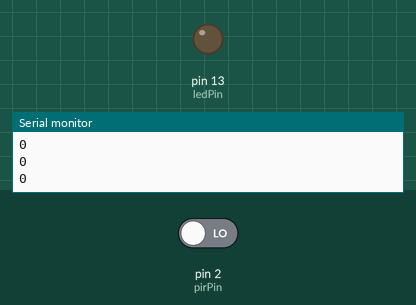
This sketch was run on a simulated Arduino Uno, built with avr-gcc and run on an emulated ATmega328P. On the bench: output pins drawn as LEDs (lit = HIGH), the last lines printed to the serial monitor. The inputs (shaded band) are chosen by the test bench; at power-on: pin 2 (pirPin) LOW.

Above: at 1.2 s.
1.3 s: pin 2 (pirPin) driven HIGH
At 2.5 s:
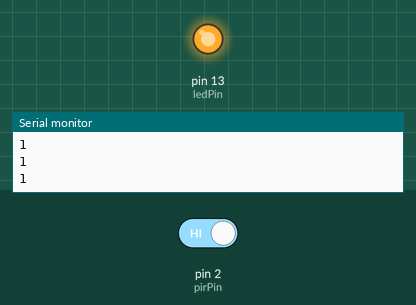
2.8 s: pin 2 (pirPin) driven LOW
At 3.8 s:
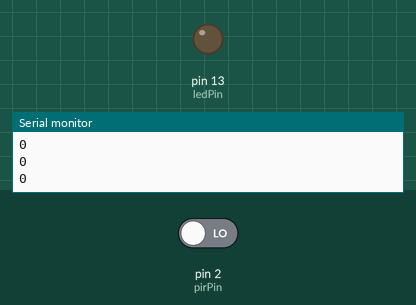
Timing chart, 0 to 5.8 s (numbered marks = the images above; inputs shaded):
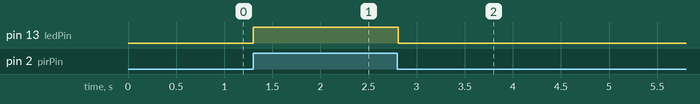

The sketch:

script.ino
```cpp
// Pin Definitions
int pirPin = 2;   // PIR sensor output connected to digital pin 2
int ledPin = 13;  // LED connected to digital pin 13

void setup() {
  // Initialize serial communication at 9600 baud
  Serial.begin(9600);

  // Set PIR pin as input
  pinMode(pirPin, INPUT);

  // Set LED pin as output
  pinMode(ledPin, OUTPUT);
}

void loop() {
  // Read the PIR sensor output
  int pirValue = digitalRead(pirPin);

  // Print the PIR sensor output value to the serial monitor
  Serial.println(pirValue);

  // If the PIR sensor detects motion, turn on the LED
  if (pirValue == HIGH) {
    digitalWrite(ledPin, HIGH);

  } else {
    digitalWrite(ledPin, LOW);
  }

  // Delay for a short time to avoid reading the sensor too quickly
  delay(10);
}
```

Measured:
- after the input at 1.3 s, pin 13 (ledPin): LOW → HIGH at once
- after the input at 2.8 s, pin 13 (ledPin): HIGH → LOW at once
